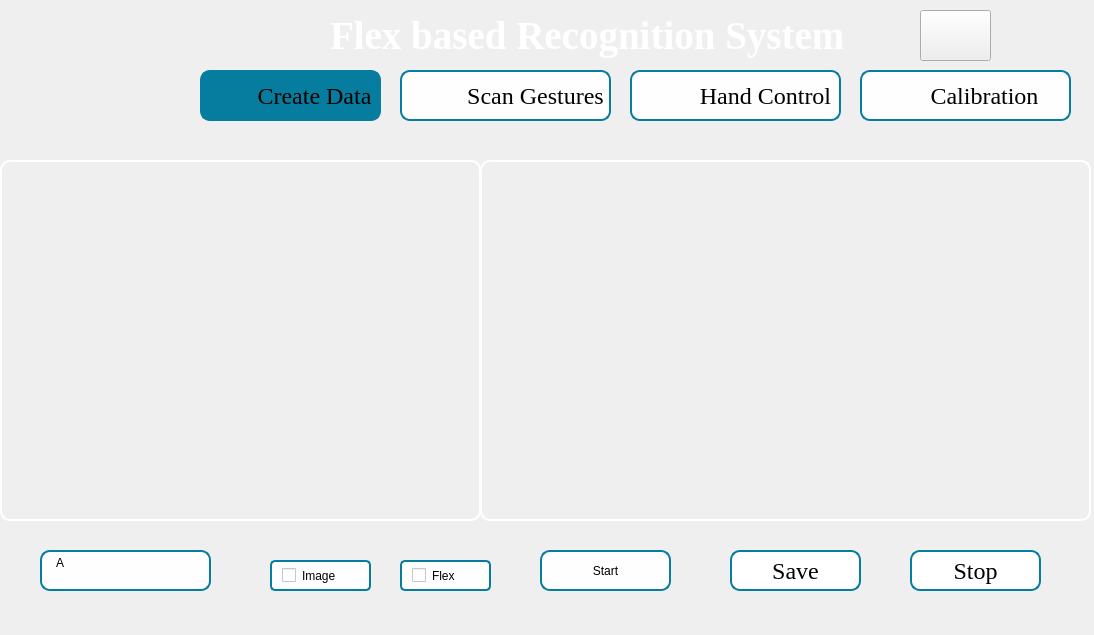
<?xml version="1.0" encoding="UTF-8"?>
<ui version="4.0">
 <class>MainWindow</class>
 <widget class="QMainWindow" name="MainWindow">
  <property name="geometry">
   <rect>
    <x>0</x>
    <y>0</y>
    <width>1094</width>
    <height>635</height>
   </rect>
  </property>
  <property name="windowTitle">
   <string>MainWindow</string>
  </property>
  <property name="styleSheet">
   <string notr="true"/>
  </property>
  <widget class="QWidget" name="centralwidget">
   <property name="styleSheet">
    <string notr="true">QWidget#centralwidget{
	border-image:url(&quot;icons/background1.png&quot;) ;
}</string>
   </property>
   <widget class="QLabel" name="label">
    <property name="geometry">
     <rect>
      <x>330</x>
      <y>0</y>
      <width>641</width>
      <height>71</height>
     </rect>
    </property>
    <property name="font">
     <font>
      <family>Times New Roman</family>
      <pointsize>29</pointsize>
      <weight>75</weight>
      <bold>true</bold>
     </font>
    </property>
    <property name="styleSheet">
     <string notr="true">color:white;</string>
    </property>
    <property name="text">
     <string>Flex based Recognition System</string>
    </property>
   </widget>
   <widget class="QPushButton" name="create">
    <property name="geometry">
     <rect>
      <x>200</x>
      <y>70</y>
      <width>181</width>
      <height>51</height>
     </rect>
    </property>
    <property name="font">
     <font>
      <family>TImes New Roman</family>
      <pointsize>18</pointsize>
      <weight>50</weight>
      <italic>false</italic>
      <bold>false</bold>
     </font>
    </property>
    <property name="layoutDirection">
     <enum>Qt::RightToLeft</enum>
    </property>
    <property name="styleSheet">
     <string notr="true">QPushButton#create{
  padding-left:-30px;
  color:black;
  border: 2px solid #067d9e; 
  font: 18pt &quot;TImes New Roman&quot;;
  background-image:url(&quot;icons/create.png&quot;);
  border-radius:10px;
  background-color:#067d9e;
  background-repeat:none;
}
QPushButton#create:hover
{
   border-radius: 10px;
   background-color:#067d9e;
}</string>
    </property>
    <property name="text">
     <string>   Create Data</string>
    </property>
   </widget>
   <widget class="QPushButton" name="scan_sen">
    <property name="geometry">
     <rect>
      <x>630</x>
      <y>70</y>
      <width>211</width>
      <height>51</height>
     </rect>
    </property>
    <property name="font">
     <font>
      <family>TImes New Roman</family>
      <pointsize>18</pointsize>
      <weight>50</weight>
      <italic>false</italic>
      <bold>false</bold>
     </font>
    </property>
    <property name="styleSheet">
     <string notr="true">QPushButton#scan_sen{
padding-left:-90px;
color:black;
background-color:#fefefe;
border: 2px solid #067d9e; 
border-radius:10px;
font: 18pt &quot;TImes New Roman&quot;;
background-image:url(&quot;icons/sent.png&quot;);
background-repeat:none;
}
QPushButton#scan_sen:hover
{
   border-radius: 10px;
   background-color:#067d9e;
}</string>
    </property>
    <property name="text">
     <string>                          Hand Control </string>
    </property>
   </widget>
   <widget class="QPushButton" name="scan_sinlge">
    <property name="geometry">
     <rect>
      <x>400</x>
      <y>70</y>
      <width>211</width>
      <height>51</height>
     </rect>
    </property>
    <property name="font">
     <font>
      <family>TImes New Roman</family>
      <pointsize>18</pointsize>
      <weight>50</weight>
      <italic>false</italic>
      <bold>false</bold>
     </font>
    </property>
    <property name="layoutDirection">
     <enum>Qt::LeftToRight</enum>
    </property>
    <property name="autoFillBackground">
     <bool>false</bool>
    </property>
    <property name="styleSheet">
     <string notr="true">QPushButton#scan_sinlge{
padding-left:-90px;
color:black;
border: 2px solid #067d9e; 
font: 18pt &quot;TImes New Roman&quot;;
border-radius:10px;
background-color:#fefefe;
background-image:url(&quot;icons/scan.png&quot;);
background-repeat:none;
}
QPushButton#scan_sinlge:hover
{
   border-radius: 10px;
   background-color:#067d9e;
}</string>
    </property>
    <property name="text">
     <string>                         Scan Gestures</string>
    </property>
   </widget>
   <widget class="QPushButton" name="exp2">
    <property name="geometry">
     <rect>
      <x>860</x>
      <y>70</y>
      <width>211</width>
      <height>51</height>
     </rect>
    </property>
    <property name="font">
     <font>
      <family>TImes New Roman</family>
      <pointsize>18</pointsize>
      <weight>50</weight>
      <italic>false</italic>
      <bold>false</bold>
     </font>
    </property>
    <property name="styleSheet">
     <string notr="true">QPushButton#exp2{
padding-left:-100px;
color:black;
background-color:#fefefe;
border: 2px solid #067d9e; 
border-radius:10px;
font: 18pt &quot;TImes New Roman&quot;;
background-image:url(&quot;icons/export.png&quot;);
background-repeat:none;
}
QPushButton#exp2:hover
{
   border-radius: 10px;
   background-color:#067d9e;
}</string>
    </property>
    <property name="text">
     <string>                       Calibration</string>
    </property>
    <property name="checkable">
     <bool>false</bool>
    </property>
    <property name="autoRepeat">
     <bool>false</bool>
    </property>
    <property name="autoExclusive">
     <bool>false</bool>
    </property>
    <property name="autoDefault">
     <bool>false</bool>
    </property>
    <property name="default">
     <bool>false</bool>
    </property>
    <property name="flat">
     <bool>false</bool>
    </property>
   </widget>
   <widget class="QPushButton" name="exit_button">
    <property name="geometry">
     <rect>
      <x>920</x>
      <y>10</y>
      <width>71</width>
      <height>51</height>
     </rect>
    </property>
    <property name="styleSheet">
     <string notr="true">QPushButton#exit_button{
border-image:url(&quot;icons/exit1.png&quot;) 4 4 4 4 stretch stretch;
background-repeat:no-repeat;
background-size:100% 100%;
}</string>
    </property>
    <property name="text">
     <string/>
    </property>
   </widget>
   <widget class="QGraphicsView" name="graphicsView_4">
    <property name="geometry">
     <rect>
      <x>480</x>
      <y>160</y>
      <width>611</width>
      <height>361</height>
     </rect>
    </property>
    <property name="styleSheet">
     <string notr="true">border-radius: 10px;
border: 2px solid white;
background-color:rgb(14 , 135 , 228,0);</string>
    </property>
   </widget>
   <widget class="QPlainTextEdit" name="plainTextEdit">
    <property name="geometry">
     <rect>
      <x>40</x>
      <y>550</y>
      <width>171</width>
      <height>41</height>
     </rect>
    </property>
    <property name="styleSheet">
     <string notr="true">QPlainTextEdit#plainTextEdit{
padding-left:10px;
color:black;
background-color:#fefefe;
border: 2px solid #067d9e; 
font: 18pt &quot;TImes New Roman&quot;;
border-radius: 10px;
}</string>
    </property>
    <property name="frameShape">
     <enum>QFrame::Box</enum>
    </property>
    <property name="plainText">
     <string>A</string>
    </property>
   </widget>
   <widget class="QPushButton" name="pushButton_2">
    <property name="geometry">
     <rect>
      <x>540</x>
      <y>550</y>
      <width>131</width>
      <height>41</height>
     </rect>
    </property>
    <property name="styleSheet">
     <string notr="true">QPushButton#pushButton_2{
color: black;
background-color:#fefefe;
border: 2px solid #067d9e; 
font: 18pt &quot;Times New Roman&quot;;
background-repeat:none;
border-radius: 10px;
}
QPushButton#pushButton_2:hover
{
   border-radius: 10px;
   background-color:#067d9e;
}</string>
    </property>
    <property name="text">
     <string>Start</string>
    </property>
   </widget>
   <widget class="QPushButton" name="pushButton">
    <property name="geometry">
     <rect>
      <x>730</x>
      <y>550</y>
      <width>131</width>
      <height>41</height>
     </rect>
    </property>
    <property name="font">
     <font>
      <family>Times New Roman</family>
      <pointsize>18</pointsize>
      <weight>50</weight>
      <italic>false</italic>
      <bold>false</bold>
     </font>
    </property>
    <property name="styleSheet">
     <string notr="true">QPushButton#pushButton{
color: black;
background-color:white;
border: 2px solid #067d9e; 
font: 18pt &quot;Times New Roman&quot;;
background-repeat:none;
border-radius: 10px;
}
QPushButton#pushButton:hover
{
   border-radius: 10px;
   background-color:#067d9e;
}</string>
    </property>
    <property name="text">
     <string>Save</string>
    </property>
   </widget>
   <widget class="QLabel" name="label_3">
    <property name="geometry">
     <rect>
      <x>0</x>
      <y>160</y>
      <width>481</width>
      <height>361</height>
     </rect>
    </property>
    <property name="styleSheet">
     <string notr="true">border-radius: 10px;
border: 2px solid white;</string>
    </property>
    <property name="text">
     <string/>
    </property>
   </widget>
   <widget class="QPushButton" name="pushButton_3">
    <property name="geometry">
     <rect>
      <x>910</x>
      <y>550</y>
      <width>131</width>
      <height>41</height>
     </rect>
    </property>
    <property name="font">
     <font>
      <family>Times New Roman</family>
      <pointsize>18</pointsize>
      <weight>50</weight>
      <italic>false</italic>
      <bold>false</bold>
     </font>
    </property>
    <property name="autoFillBackground">
     <bool>false</bool>
    </property>
    <property name="styleSheet">
     <string notr="true">QPushButton#pushButton_3{
color: black;
background-color:white;
border: 2px solid #067d9e;  
font: 18pt &quot;Times New Roman&quot;;
background-repeat:none;
border-radius: 10px;
}
QPushButton#pushButton_3:hover
{
   border-radius: 10px;
   background-color:#067d9e;
}</string>
    </property>
    <property name="text">
     <string>Stop</string>
    </property>
   </widget>
   <widget class="QCheckBox" name="checkBox">
    <property name="geometry">
     <rect>
      <x>270</x>
      <y>560</y>
      <width>101</width>
      <height>31</height>
     </rect>
    </property>
    <property name="styleSheet">
     <string notr="true">
padding-left:10px;
color:black;
background-color:#fefefe;
border: 2px solid #067d9e; 
border-radius:5px;
font: 18pt &quot;TImes New Roman&quot;;</string>
    </property>
    <property name="text">
     <string>Image</string>
    </property>
   </widget>
   <widget class="QCheckBox" name="checkBox_2">
    <property name="geometry">
     <rect>
      <x>400</x>
      <y>560</y>
      <width>91</width>
      <height>31</height>
     </rect>
    </property>
    <property name="styleSheet">
     <string notr="true">padding-left:10px;
color:black;
background-color:#fefefe;
border: 2px solid #067d9e; 
border-radius:5px;
font: 18pt &quot;TImes New Roman&quot;;</string>
    </property>
    <property name="text">
     <string>Flex</string>
    </property>
   </widget>
   <widget class="QPushButton" name="transfer">
    <property name="geometry">
     <rect>
      <x>170</x>
      <y>10</y>
      <width>81</width>
      <height>51</height>
     </rect>
    </property>
    <property name="styleSheet">
     <string notr="true">QPushButton#transfer{
border-radius: 10px;
border-image:url(&quot;icons/gesture.png&quot;) 4 4 4 4 stretch stretch;
background-repeat:no-repeat;
background-size:100% 100%;
}</string>
    </property>
    <property name="text">
     <string/>
    </property>
   </widget>
  </widget>
 </widget>
 <resources/>
 <connections/>
</ui>
